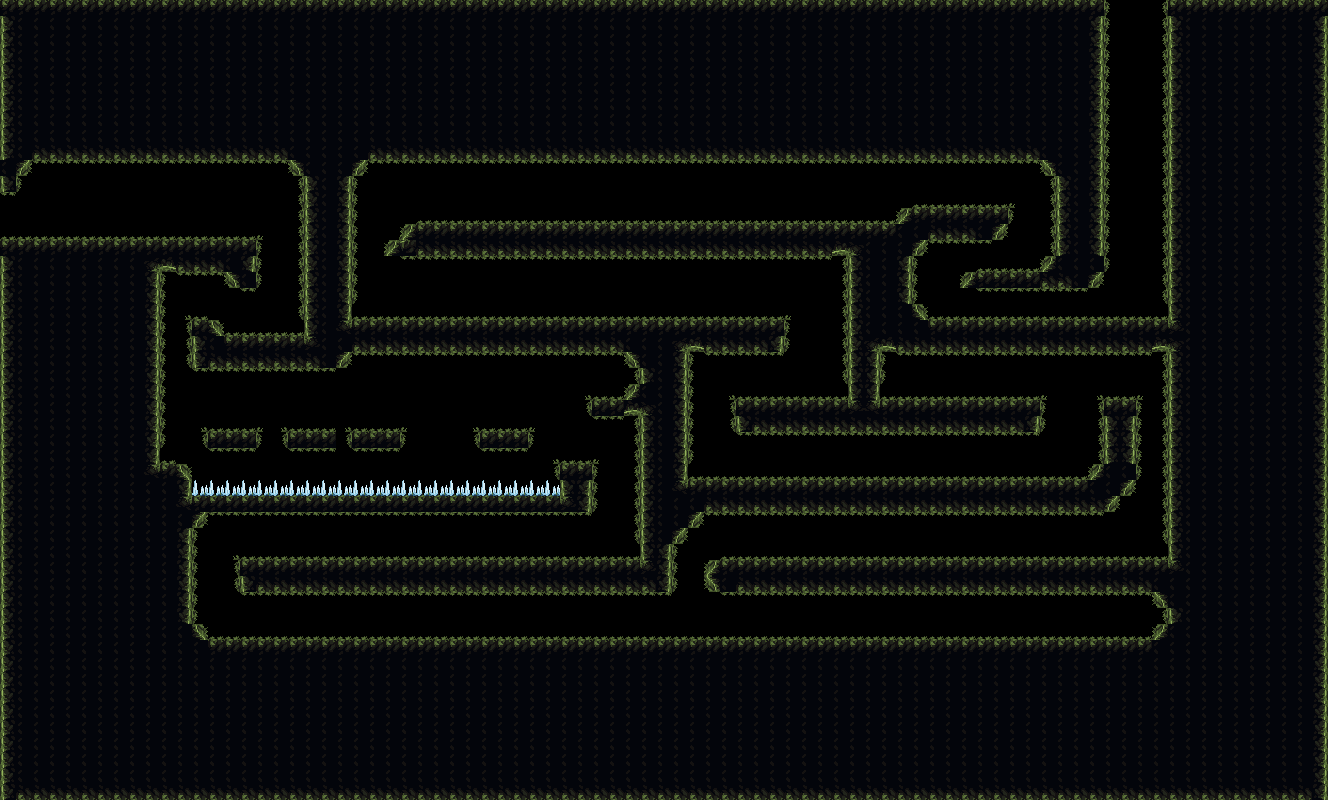

Tiled map render using the project's own tile images. Description and the map definition, with tile-layer contents summarised, below:
An orthogonal 83x50 tile map with 16x16 px tiles, 2 tile layers (terrain, spikeOut), 2 hidden layers not drawn, 7 tilesets and 2176 objects.

<map version="1.10" tiledversion="1.10.1" orientation="orthogonal" renderorder="right-down" width="83" height="50" tilewidth="16" tileheight="16" infinite="0" nextlayerid="147" nextobjectid="244785">
 <tileset firstgid="1" source="../prototype/prototype16.tsx" />
 <tileset firstgid="155" source="../TileSet/main_lev_build_1.tsx" />
 <tileset firstgid="4251" source="../TileSet/mainlev_build.tsx" />
 <tileset firstgid="8347" source="../TileSet/mainlevbuild.tsx" />
 <tileset firstgid="12443" source="../TileSet/atlas.tsx" />
 <tileset firstgid="13467" source="../TileSet/SET1_decorative_obj.tsx" />
 <tileset firstgid="15183" source="../TileSet/SET1_background_obj.tsx" />
 <layer id="1" name="prototype" width="83" height="50" visible="0" opacity="0.58">
  <data>[4150 cells, 2799 non-empty, 5 distinct tile ids]</data>
 </layer>
 <layer id="76" name="spikeIn" width="83" height="50" visible="0">
  <data>[4150 cells, 23 non-empty, 1 distinct tile ids]</data>
 </layer>
 <layer id="143" name="terrain" width="83" height="50">
  <data>[4150 cells, 3560 non-empty, 23 distinct tile ids]</data>
 </layer>
 <objectgroup id="144" name="collider">
  <properties>
   <property name="unity:layer" value="Ground" />
  </properties>
  <!-- 2153 objects omitted --></objectgroup>
 <layer id="145" name="spikeOut" width="83" height="50">
  <data>[4150 cells, 23 non-empty, 1 distinct tile ids]</data>
 </layer>
 <objectgroup id="146" name="spikeColi">
  <properties>
   <property name="unity:layer" value="Enemy" />
  </properties>
  <!-- 23 objects omitted --></objectgroup>
</map>
<!-- 2176 of 2176 objects omitted -->
